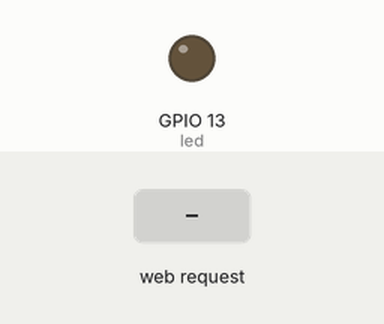
Bench run of a sketch on a simulated ESP32. Shown: output pins drawn as LEDs (lit = HIGH). The inputs (shaded band) are chosen by the test bench. WiFi joins after 1.5 s; servers stay silent unless stated; what the sketch prints to the serial monitor is not drawn.

Above: at 2.7 s.
2.8 s: HTTP request GET /H received
At 3.4 s:
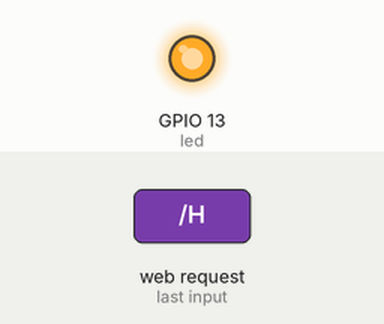
5.8 s: HTTP request GET /L received
At 6.9 s:
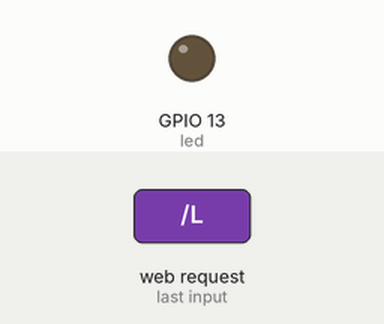
Timing chart, 0 to 8.8 s (numbered marks = the images above; inputs shaded):
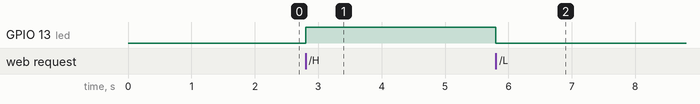

The sketch:

wifi_post.ino
```cpp
// name 같은 것끼리 change
// LED1 : <input type=radio name=led1 value=0 checked>OFF <input type=radio name=led1 value=1>ON<BR>\
// LED2 : <input type=radio name=led2 value=0 checked>OFF <input type=radio name=led2 value=1>ON<BR>\

#include <WiFi.h>
#include <WiFiClient.h>
#include <WebServer.h>
#include <ESPmDNS.h>


const char* ssid     = "iptimeSmart";
const char* password = "12345678";
const int led = 13;
bool value = true;
WebServer server(80);

void handleRoot() {
  String postForms = "<html>\
    <head>\
      <meta charset=\"UTF-8\">\
      <title> ESP32 Web Server Post 방식</title>\
      <style>\
       body {background-color:#cccccc; font-family: Arial; Color:#000088;}\
      </style>\
    </head>\
    <body>\
      <h1> ESP32 Web Server Post 방식 제어</h1><br>\
            LED state = ##led##\
      <form method=\":post\" action=\"/jhk\">\
        <br> 0 = led Off, 1 = led On<br>\
        <input type=\"text\" name=\"led\" value=\"\"><br>\
        <input type=\"text\" name=\"led1\" value=\"\"><br>\
        <input type=\"submit\" value=\"Submit\">\
      </form>\
    </body>\
  </html>";


  bool myled = digitalRead(led);


  Serial.println("   myled=   " + String(myled));


  if(myled)
  {
    Serial.println("my led 1");
    postForms.replace("##led##","ON"); // 전역을 지역으로 바꿔야 한다
    server.send(200, "text/html", postForms);
  }

  else
  {
    Serial.println("my led 0");
    postForms.replace("##led##","OFF"); // 전역을 지역으로 바꿔야 한다
    server.send(200, "text/html", postForms);
  }
  // 200 : OK 응답코드
  server.send(200, "text/plain", postForms);
}


void jhkfunc() {
  // server.args() ; 변수 갯수
  // server.argName : 변수이름
  // server.arg : 값
  for(int i = 0; i < server.args() ; ++i)
  {
      Serial.println(String( server.argName(i) + " " + server.arg(i)));
      if(server.argName(i) == "led")
      {
          if(server.arg(i) == "0")
          {
              digitalWrite(led,LOW);
              value = false;
          }

          else if(server.arg(i) == "1")
          {
              digitalWrite(led,HIGH);
              value = true;
          }
      }
  }
    //                                               0초 후에

  String res = "<meta http-equiv=\"refresh\" content=\"0; url=http://"+WiFi.localIP().toString() +"\">";
  server.send(200, "text/html", res);
}


void ledON() {
   digitalWrite(led, 1);
  // 200 : OK 응답코드
  server.send(200, "text/plain", "ledON!");
  value = true;
  Serial.println("   value ledON=   " + String(value));
}

void ledOFF()  {
  digitalWrite(led, 0);
  // 200 : OK 응답코드
  server.send(200, "text/plain", "ledOFF!");
   value = false;
  Serial.println("   value ledOFF=   " + String(value));
}


void handleNotFound() {
  digitalWrite(led, 1);
  String message = "File Not Found\n\n";
  message += "URI: ";
  message += server.uri();
  message += "\nMethod: ";
  message += (server.method() == HTTP_GET) ? "GET" : "POST";
  message += "\nArguments: ";
  message += server.args();
  message += "\n";
  for (uint8_t i = 0; i < server.args(); i++) {
    message += " " + server.argName(i) + ": " + server.arg(i) + "\n";
  }
  // 404 : Page not found
  server.send(404, "text/plain", message);
  digitalWrite(led, 0);
}


void setup(void) {
  pinMode(led, OUTPUT);
  digitalWrite(led, 0);
  Serial.begin(115200);
  WiFi.mode(WIFI_STA);
  WiFi.begin(ssid, password);
  Serial.println("");
  // Wait for connection
  while (WiFi.status() != WL_CONNECTED) {
    delay(500);
    Serial.print(".");
  }

  Serial.println("");
  Serial.print("Connected to ");
  Serial.println(ssid);
  Serial.print("IP address: ");
  Serial.println(WiFi.localIP());

  if (MDNS.begin("esp32")) {
    Serial.println("MDNS responder started");
  }
  // 클라이언트가  루트디렉토리 를 입력했을때 handleRoot 에서 처리

  //
  server.on("/", handleRoot);
  server.on("/L", ledOFF);
  server.on("/H", ledON);
  server.on("/jhk", jhkfunc);
  server.on("/inline", []() {
    server.send(200, "text/plain", "this works as well");
  });

  server.onNotFound(handleNotFound);
  server.begin();
  Serial.println("HTTP server started");
}


void loop(void) {
  server.handleClient();
  delay(2);//allow the cpu to switch to other tasks
}
```

Measured:
- after the input at 2.8 s, GPIO 13 (led): LOW → HIGH at once
- after the input at 5.8 s, GPIO 13 (led): HIGH → LOW at once
